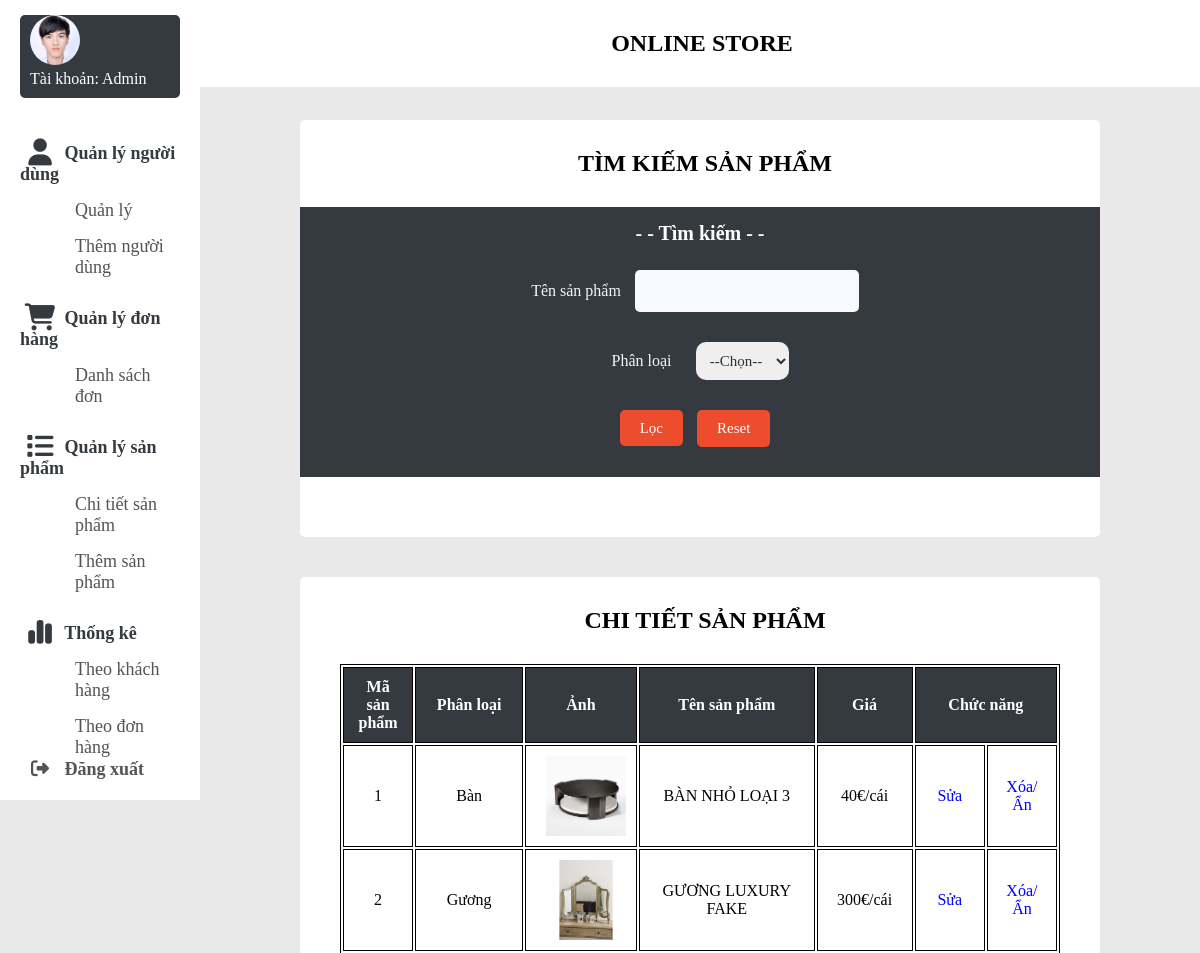
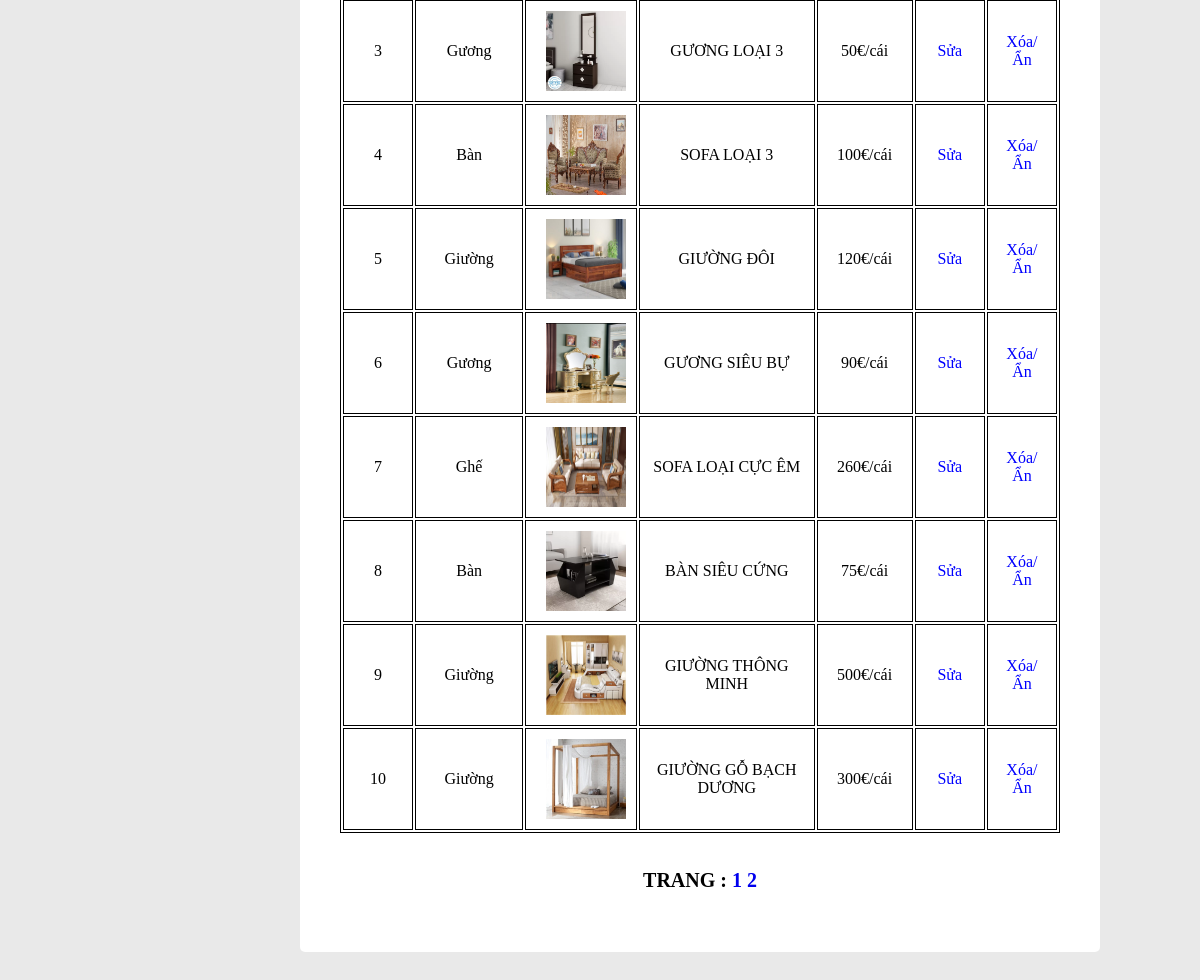
Before: /admin/products-admin.php with the older database file (2 pictures, top to bottom).
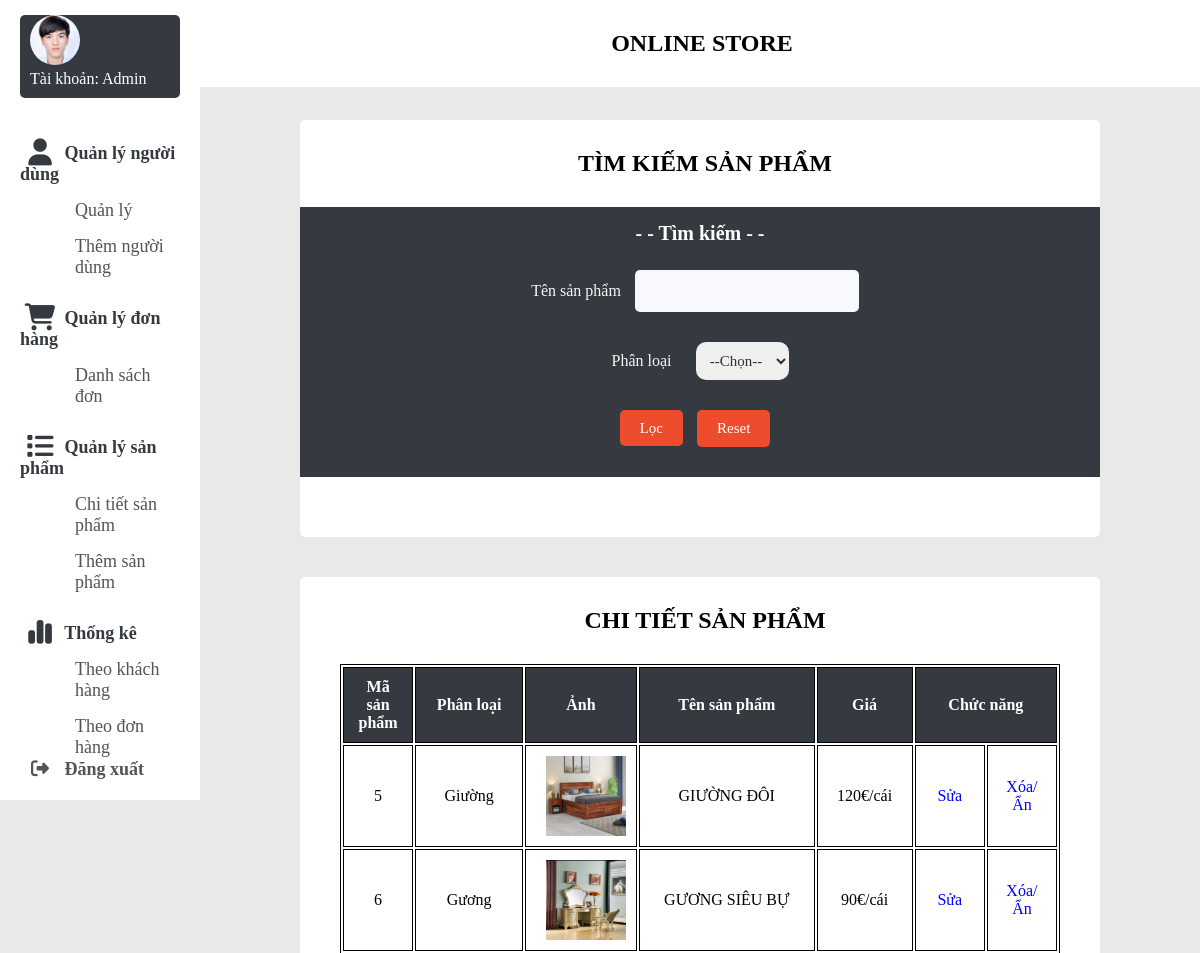
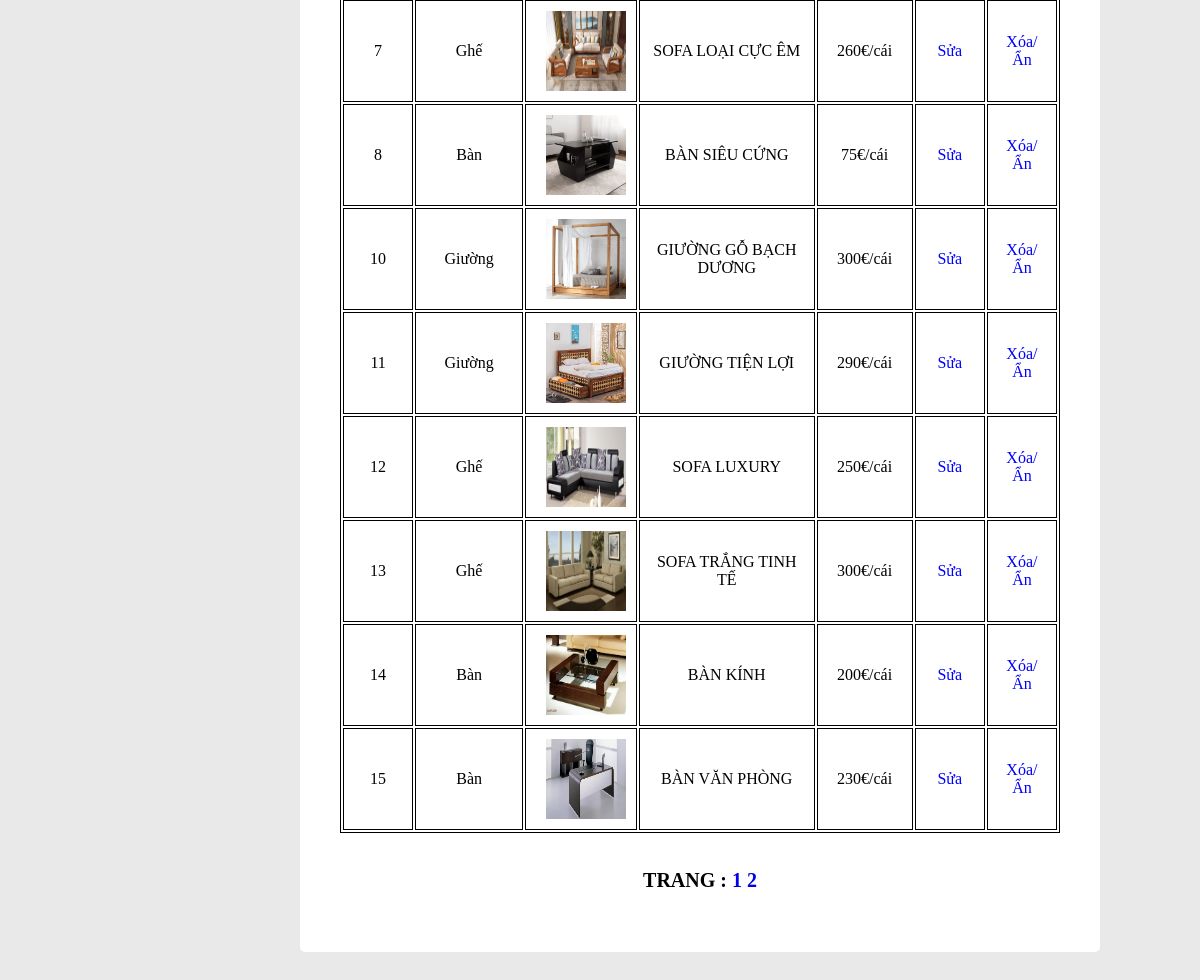
After: the same page with the newer database file (2 pictures, top to bottom).
### tables this page shows
CREATE TABLE `sanpham` (
  `id_sp` int(11) NOT NULL,
  `id_danhmuc` int(11) NOT NULL,
  `tensp` varchar(255) NOT NULL,
  `gia` varchar(100) NOT NULL,
  `sp_active` int(11) NOT NULL,
  `image_sp` varchar(50) NOT NULL,
  `star` int(11) NOT NULL,
  `motangan` text NOT NULL,
  `motachitiet` text NOT NULL,
  `trang_thai` tinyint(1) NOT NULL DEFAULT 1
);

CREATE TABLE `danhmucsp` (
  `id_danhmuc` int(11) NOT NULL,
  `tendanhmuc` varchar(50) NOT NULL
);

### admin/products-admin.php (the view, shortened to what the changed rows need)
<?php
global $conn;
$username_admin = $_GET["admin"];
?>
<span style="font-family: verdana, geneva, sans-serif;">
<!DOCTYPE html>
<html lang="en">
<head>
    <link rel="stylesheet" href="style/style_admin.css" />
    <link rel="stylesheet" href="style/style_product-admin.css">
    <link rel="stylesheet" href="https://cdnjs.cloudflare.com/ajax/libs/font-awesome/6.5.0/css/all.min.css" />
  </head>
<body>
    <div class="container">
        <?php
        $page1 = 0;
        $sql = "SELECT sanpham.id_sp, sanpham.tensp, sanpham.image_sp, sanpham.gia, sanpham.motangan, danhmucsp.tendanhmuc
        FROM sanpham
        INNER JOIN danhmucsp ON sanpham.id_danhmuc = danhmucsp.id_danhmuc
        WHERE sanpham.trang_thai = 1 ";
        $sql .= "ORDER BY sanpham.id_sp LIMIT $page1, 10";
        $result = $conn->query($sql);
        ?>
        <section class="main">
        <div class="background-section">
        <div class="main-body">
            <h1>TÌM KIẾM SẢN PHẨM</h1>
        </div>
    </div>
        <div class="background-section">
            <div class="main-body">
                <h1 style="text-transform: uppercase;">chi tiết sản phẩm</h1>
            </div>
            <form action="" method="post">
                <table>
                    <tr>
                        <th class="masanpham">Mã sản phẩm</th>
                        <th class="planloai">Phân loại</th>
                        <th class="anh" style="width: 15%">Ảnh</th>
                        <th class="tensp" style="width: 25%">Tên sản phẩm</th>
                        <th class="gia">Giá</th>
                        <th class="chucnang" colspan="2">Chức năng</th>
                    </tr>
                    <?php
                        while ($row = $result->fetch_assoc()) {
                    ?>
                    <tr>
                        <td class="masanpham"> <?php echo $row['id_sp'] ?> </td>
                        <td class="phanloai"><?php echo $row['tendanhmuc'] ?></td>
                        <td class="anh">
                            <img src="image/<?php echo $row['image_sp'] ?>" alt="image" width="80px" height="80px">
                        </td>
                        <td class="name" style="width: 15%"><?php echo $row['tensp']?></td>
                        <td class="gia"><?php echo $row['gia'].'€' ?>/cái</td>
                        <td class="chucnang">
                            <a href="suasanpham.php?admin=<?php echo $username_admin?>&id_sp=<?php echo $row['id_sp'] ?>" style="color: blue;">Sửa</a>
                        </td>
                        <td class="xoa" >
                            <a href="?admin=<?php echo $username_admin?>&tensp=<?php echo $row['tensp']?>&action=delete" style="color: blue;">Xóa/Ẩn</a>
                        </td>
                    </tr>
                    <?php } ?>
                </table>
            </form>
            <br><br>
            <div style="text-align: center;">
                <p style="font-size: 20px;">Trang :
                    <?php
                    $sql_trang = "SELECT sanpham.id_sp, sanpham.tensp, sanpham.image_sp, sanpham.gia, sanpham.motangan, danhmucsp.tendanhmuc
                    FROM sanpham
                    INNER JOIN danhmucsp ON sanpham.id_danhmuc = danhmucsp.id_danhmuc
                    WHERE sanpham.trang_thai = 1 ";
                    if (isset($_GET['search'])) {
                        $tensp = $_GET['tensp'];
                        $phanloai = $_GET['phanloai'];
                        if (!empty($tensp)) {
                            $sql_trang .= "AND sanpham.tensp LIKE '%" . $tensp . "%' ";
                        }
                        if (!empty($phanloai)) {
                            $sql_trang .= "AND sanpham.id_danhmuc = '" . $phanloai . "' ";
                        }
                        $result = $conn->query($sql_trang);
                        $count = mysqli_num_rows($result);
                        $a = ceil($count / 10);
                        for ($b = 1; $b <= $a; $b++) {
                            echo '<a class="phantrang" href="?admin='.$username_admin.
                                '&page=' . $b .
                                '&tensp='. $tensp.
                                '&phanloai='. $phanloai.
                                '&search=Submit'.
                                '" style="text-decoration:none;">' . ' ' . $b . ' ' . '</a>';
                        }
                    }
                    else{
                        $result = $conn->query($sql_trang);
                        $count = mysqli_num_rows($result);
                        $a = ceil($count / 10);
                        for ($b = 1; $b <= $a; $b++) {
                            echo '<a class="phantrang" href="?admin='.$username_admin.'&page=' . $b . '" style="text-decoration:none;">' . ' ' . $b . ' ' . '</a>';
                        }
                    }
                    ?>
                </p>
            </div>
        </div>
        </section>
    </div>
</body>
</html>

Changed rows visible on the page:
removed sanpham: id_sp "1", id_danhmuc.tendanhmuc "Bàn", image_sp (picture), tensp "BÀN NHỎ LOẠI 3", gia "40"
removed sanpham: id_sp "2", id_danhmuc.tendanhmuc "Gương", image_sp (picture), tensp "GƯƠNG LUXURY FAKE", gia "300"
no longer on this page (row edited): sanpham: id_sp "3", id_danhmuc.tendanhmuc "Gương", image_sp (picture), tensp "GƯƠNG LOẠI 3", gia "50"
no longer on this page (row edited): sanpham: id_sp "4", id_danhmuc.tendanhmuc "Bàn", image_sp (picture), tensp "SOFA LOẠI 3", gia "100"
no longer on this page (row edited): sanpham: id_sp "9", id_danhmuc.tendanhmuc "Giường", image_sp (picture), tensp "GIƯỜNG THÔNG MINH", gia "500"
now on this page (row unchanged): sanpham: id_sp "11", id_danhmuc.tendanhmuc "Giường", image_sp (picture), tensp "GIƯỜNG TIỆN LỢI", gia "290"
now on this page (row unchanged): sanpham: id_sp "12", id_danhmuc.tendanhmuc "Ghế", image_sp (picture), tensp "SOFA LUXURY", gia "250"
now on this page (row unchanged): sanpham: id_sp "13", id_danhmuc.tendanhmuc "Ghế", image_sp (picture), tensp "SOFA TRẮNG TINH TẾ", gia "300"
now on this page (row unchanged): sanpham: id_sp "14", id_danhmuc.tendanhmuc "Bàn", image_sp (picture), tensp "BÀN KÍNH", gia "200"
now on this page (row unchanged): sanpham: id_sp "15", id_danhmuc.tendanhmuc "Bàn", image_sp (picture), tensp "BÀN VĂN PHÒNG", gia "230"
